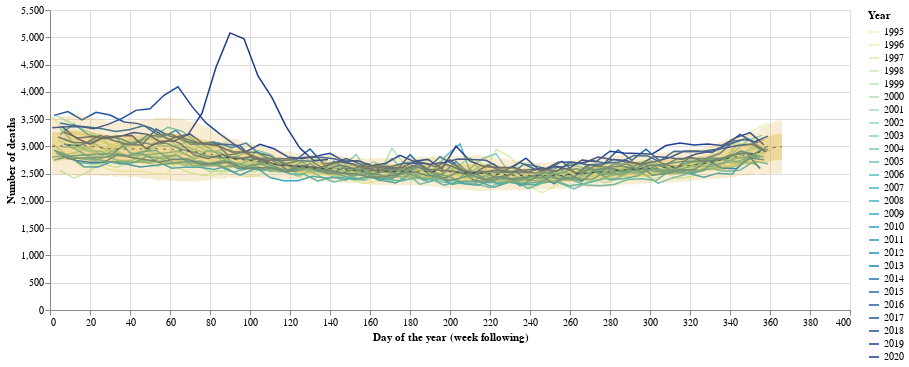

The cell this chart's notebook holds for it:
### Code cell
legend_selection = alt.selection_multi(fields=['first_day:year'], bind='legend')

# Plots a single line for every year in an interactive chart
df['line_size'] = df.apply(lambda row: 0.5 if row['first_day:year'] != 2020 else 1, axis = 1)

df_recent = df[df['first_day:year'] > 2015]
line = alt.Chart(df).mark_line().encode(
    alt.X(
        'first_day:yday', type='quantitative', 
        title='Day of the year (week following)',
        scale=alt.Scale(domain=(1, 366))
    ),
    alt.Y('deaths', type='quantitative', title='Number of deaths'),
    
    # Documentation on available colour schemes in Vega: https://vega.github.io/vega/docs/schemes/
    alt.Color('first_day:year', type='ordinal', scale=alt.Scale(scheme='yellowgreenblue'), title='Year'),
    
    # Enable selection of series (years) from the legend
    opacity=alt.condition(legend_selection, alt.value(1), alt.value(0.3)),
    
    # Display tooltips
    tooltip=[alt.Tooltip('country', title='Country'), 
             alt.Tooltip('first_day', title='Week starting'),
             alt.Tooltip('deaths', title='Number of deaths')
    ],
    
    size = alt.condition(legend_selection, alt.value(1.5), alt.value(0.7))
).properties(
    width=800
).interactive().add_selection(legend_selection) #.add_selection(alt.selection_interval(bind='scales'))

ci68_band = alt.Chart(df_ydays_means_stdevs).mark_area(
    opacity = 0.3,
    color = 'goldenrod'
).encode(
    x = 'yday',
    y = 'ci_68_lower',
    y2 = 'ci_68_upper',

)

ci95_band = alt.Chart(df_ydays_means_stdevs).mark_area(
    opacity = 0.2,
    color = 'goldenrod'
).encode(
    x = 'yday',
    y = 'ci_95_lower',
    y2 = 'ci_95_upper',

)

mean_line = alt.Chart(df_ydays_means_stdevs).mark_line(
    strokeDash=[3,5],
    color = 'black',
    opacity = 0.5,
    size = 1
).encode(
    x = 'yday',
    y = 'mean'
)

#band = alt.Chart(df).mark_errorband(extent='ci').encode(
#    x = 'first_day',
#    y = 'deaths'
#)

line + ci68_band + ci95_band + mean_line

### Figure 1 — Vega-Lite specification as saved in the notebook (floating-point values rounded to 4 significant figures; data arrays with more than 128 entries replaced by an {"elided": "..."} marker saying what was removed)
{"config": {"view": {"continuousWidth": 400, "continuousHeight": 300}}, "layer": [{"data": {"name": "data-726e859c5b5817c16bcf9836533de497"}, "mark": "line", "encoding": {"color": {"type": "ordinal", "field": "first_day:year", "scale": {"scheme": "yellowgreenblue"}, "title": "Year"}, "opacity": {"condition": {"value": 1, "selection": "selector001"}, "value": 0.3}, "size": {"condition": {"value": 1.5, "selection": "selector001"}, "value": 0.7}, "tooltip": [{"type": "nominal", "field": "country", "title": "Country"}, {"type": "temporal", "field": "first_day", "title": "Week starting"}, {"type": "quantitative", "field": "deaths", "title": "Number of deaths"}], "x": {"type": "quantitative", "field": "first_day:yday", "scale": {"domain": [1, 366]}, "title": "Day of the year (week following)"}, "y": {"type": "quantitative", "field": "deaths", "title": "Number of deaths"}}, "selection": {"selector002": {"type": "interval", "bind": "scales", "encodings": ["x", "y"]}, "selector001": {"type": "multi", "fields": ["first_day:year"], "bind": "legend"}}, "width": 800}, {"data": {"name": "data-876796ddc4d15dbabfcd0b1e1453b688"}, "mark": {"type": "area", "color": "goldenrod", "opacity": 0.3}, "encoding": {"x": {"type": "quantitative", "field": "yday"}, "y": {"type": "quantitative", "field": "ci_68_lower"}, "y2": {"field": "ci_68_upper"}}}, {"data": {"name": "data-876796ddc4d15dbabfcd0b1e1453b688"}, "mark": {"type": "area", "color": "goldenrod", "opacity": 0.2}, "encoding": {"x": {"type": "quantitative", "field": "yday"}, "y": {"type": "quantitative", "field": "ci_95_lower"}, "y2": {"field": "ci_95_upper"}}}, {"data": {"name": "data-876796ddc4d15dbabfcd0b1e1453b688"}, "mark": {"type": "line", "color": "black", "opacity": 0.5, "size": 1, "strokeDash": [3, 5]}, "encoding": {"x": {"type": "quantitative", "field": "yday"}, "y": {"type": "quantitative", "field": "mean"}}}], "$schema": "https://vega.github.io/schema/vega-lite/v4.8.1.json", "datasets": {"data-726e859c5b5817c16bcf9836533de497": {"elided": "1304 records"}, "data-876796ddc4d15dbabfcd0b1e1453b688": {"elided": "366 records"}}}
